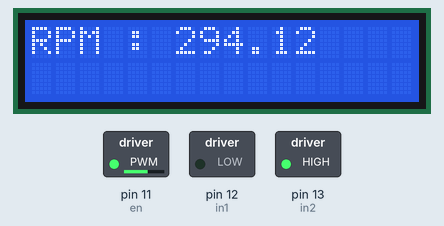
This sketch was run on a simulated Arduino Uno, built with avr-gcc and run on an emulated ATmega328P. On the bench: 16×2 character LCD, switched loads named in the sketch (green lamp = pin HIGH). At 81.1 s the program stops and its outputs stay as they are.

Above: at 0.1 s.
At 36.1 s:
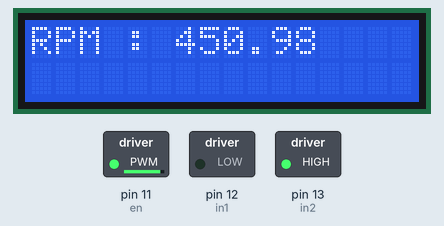
At 54.1 s:
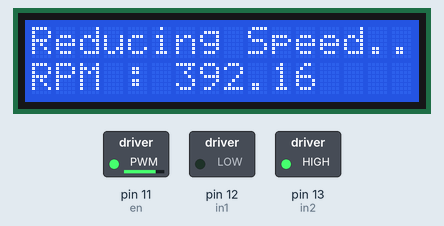
At 76.6 s:
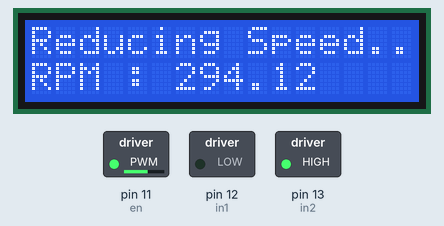
Timing chart, 0 to 78.1 s (numbered marks = the images above):
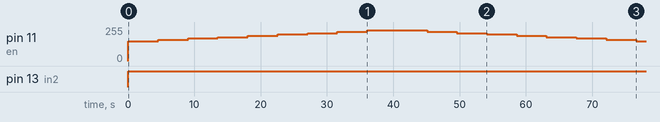

Measured:
- by itself, pin 11 (en): rises from 0/255 to 230/255 in 36.0 s, then falls to 150/255 in 40.5 s
- by itself, pin 13 (in2): LOW → HIGH at 0.06 s
- what the display in image 1 shows lasts 4.5 s, from 36.1 s to 40.6 s

The sketch:

speed_control.ino
```cpp
#include<LiquidCrystal.h> // header file to use the lcd display
#define RPM_MAX 500   //defined maximum rpm of the motor used.
float motor_speed=0;float duty_cycle=0;   //initial declarations
//float val;
int en=11;    //defines the various PWM values given to the driver IC (actually regulates the speed)
int in1=12;   //digital pins used to give power and isolates the motor from the controller.
int in2=13;   //if not isolated, the UNO board might heat up and break down.
LiquidCrystal lcd(7,6,5,4,3,2);  //instantiation of lcd object
void setup() {
  // put your setup code here, to run once:
  pinMode(en,OUTPUT);
  pinMode(in1,OUTPUT);
  pinMode(in2,OUTPUT);
  digitalWrite(in1,LOW);
  digitalWrite(in2,LOW);    //initially the motor is in the OFF state
  lcd.begin(16,2);   //initialization of 16x2 LCD
}

void loop() {
  // put your main code here, to run repeatedly:
  digitalWrite(in1,LOW);        //turning the motor ON
  digitalWrite(in2,HIGH);
  for(int i=150;i<255;i+=10){
    analogWrite(en,i);    //feeding the PWM value to the motor via analaog pin
    lcd.setCursor(0,0);
    lcd.print("RPM : "+String(display_speed((float)i)));  //displaying the rotations per minute in the serial monitor
    delay(4500);
    if(i>=230){ //detection of overspeeding
        lcd.setCursor(0,0);
        lcd.print("Reducing Speed...");
        for(int j=230;j>=150;j-=10){      //reduction in speed begins
          analogWrite(en,j);
          lcd.setCursor(0,1);
          lcd.print("RPM : "+String(display_speed((float)j)));
          delay(4500);}//introduce delays to effectively observe the changes in the rotation of the motor
          exit(0);}
}
}
float display_speed(float pwm){       //utility program to calculate the speed of the motor in rotation
  duty_cycle=(pwm/255);
  motor_speed=duty_cycle*RPM_MAX;
  return motor_speed;
}
/*display_LCD(float disp){
  lcd.setCursor(0,0);
  lcd.print("RPM="+String(disp));
}*/
```
